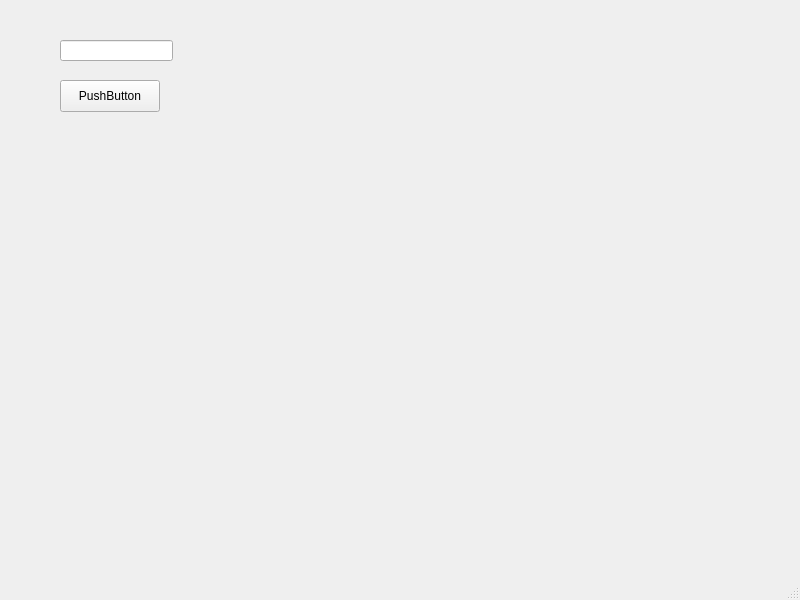
<?xml version="1.0" encoding="UTF-8"?>
<ui version="4.0">
 <class>MainWindow</class>
 <widget class="QMainWindow" name="MainWindow">
  <property name="geometry">
   <rect>
    <x>0</x>
    <y>0</y>
    <width>800</width>
    <height>600</height>
   </rect>
  </property>
  <property name="windowTitle">
   <string>MainWindow</string>
  </property>
  <widget class="QWidget" name="centralwidget">
   <widget class="QLineEdit" name="lineEdit">
    <property name="geometry">
     <rect>
      <x>60</x>
      <y>40</y>
      <width>113</width>
      <height>21</height>
     </rect>
    </property>
   </widget>
   <widget class="QPushButton" name="pushButton">
    <property name="geometry">
     <rect>
      <x>60</x>
      <y>80</y>
      <width>100</width>
      <height>32</height>
     </rect>
    </property>
    <property name="text">
     <string>PushButton</string>
    </property>
   </widget>
  </widget>
  <widget class="QMenuBar" name="menubar">
   <property name="geometry">
    <rect>
     <x>0</x>
     <y>0</y>
     <width>800</width>
     <height>24</height>
    </rect>
   </property>
  </widget>
  <widget class="QStatusBar" name="statusbar"/>
 </widget>
 <resources/>
 <connections/>
</ui>
